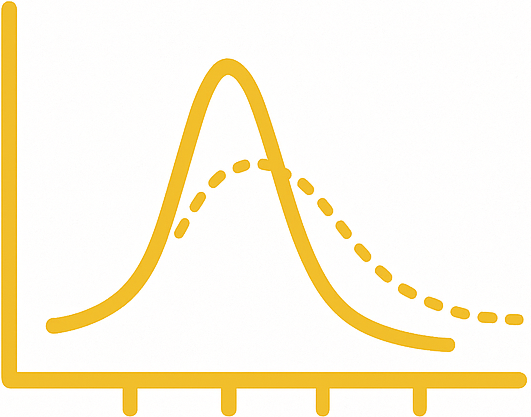
#> input picture assets/speaklab.png, 531 x 417 px, found by its file name
$ python convert_icon.py assets/speaklab.png assets/speaklab.ico
#> lines starting #> are read from the running program, lines starting #| are printed output that depends on the picture
"""
Convert a source image (PNG recommended) into .ico (Windows) or .icns (macOS).
Usage:
  python scripts/convert_icon.py assets/speaklab.png assets/speaklab.ico
  python scripts/convert_icon.py assets/speaklab.png assets/speaklab.icns
"""
import sys
from pathlib import Path

def to_ico(src: Path, dst: Path):
    from PIL import Image
    img = Image.open(src).convert("RGBA")
#> img is the input picture: PIL image 531x417 RGBA; mean R, G, B, A 252.5, 244.9, 223.9, 255
    # Create multiple sizes for better scaling
    sizes = [16, 24, 32, 48, 64, 128, 256]
    imgs = [img.resize((s, s), Image.LANCZOS) for s in sizes]
#> imgs = 7 items
    imgs[0].save(dst, format="ICO", sizes=[(s, s) for s in sizes])
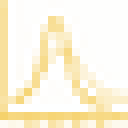
#> saved as speaklab.ico: PIL image 16x16 RGBA (shown 8 times larger); mean R, G, B, A 252.4, 244.6, 222.1, 255

def to_icns(src: Path, dst: Path):
    try:
        # Use Pillow's icns saving if available
        from PIL import Image
        img = Image.open(src).convert("RGBA")
        img.save(dst, format="ICNS")
    except Exception:
        # Fallback: create an .icns-like file via iconset if running on macOS with sips/iconutil
        import subprocess, tempfile, shutil
        tmp = Path(tempfile.mkdtemp())
        try:
            iconset = tmp / "bol.iconset"
            iconset.mkdir()
            for s in (16,32,64,128,256,512,1024):
                out = iconset / f"icon_{s}x{s}.png"
                subprocess.check_call(["sips", "-z", str(s), str(s), str(src), "--out", str(out)])
            subprocess.check_call(["iconutil", "-c", "icns", str(iconset), "-o", str(dst)])
        finally:
            shutil.rmtree(tmp, ignore_errors=True)

def main():
    if len(sys.argv) != 3:
        print(__doc__)
        sys.exit(1)
    src = Path(sys.argv[1])
    dst = Path(sys.argv[2])
    if not src.exists():
        raise SystemExit(f"Source image not found: {src}")
    dst.parent.mkdir(parents=True, exist_ok=True)
    if dst.suffix.lower() == ".ico":
        to_ico(src, dst)
    elif dst.suffix.lower() == ".icns":
        to_icns(src, dst)
    else:
        raise SystemExit("Destination must end with .ico or .icns")
    print(f"Saved icon: {dst}")

if __name__ == "__main__":
    main()
